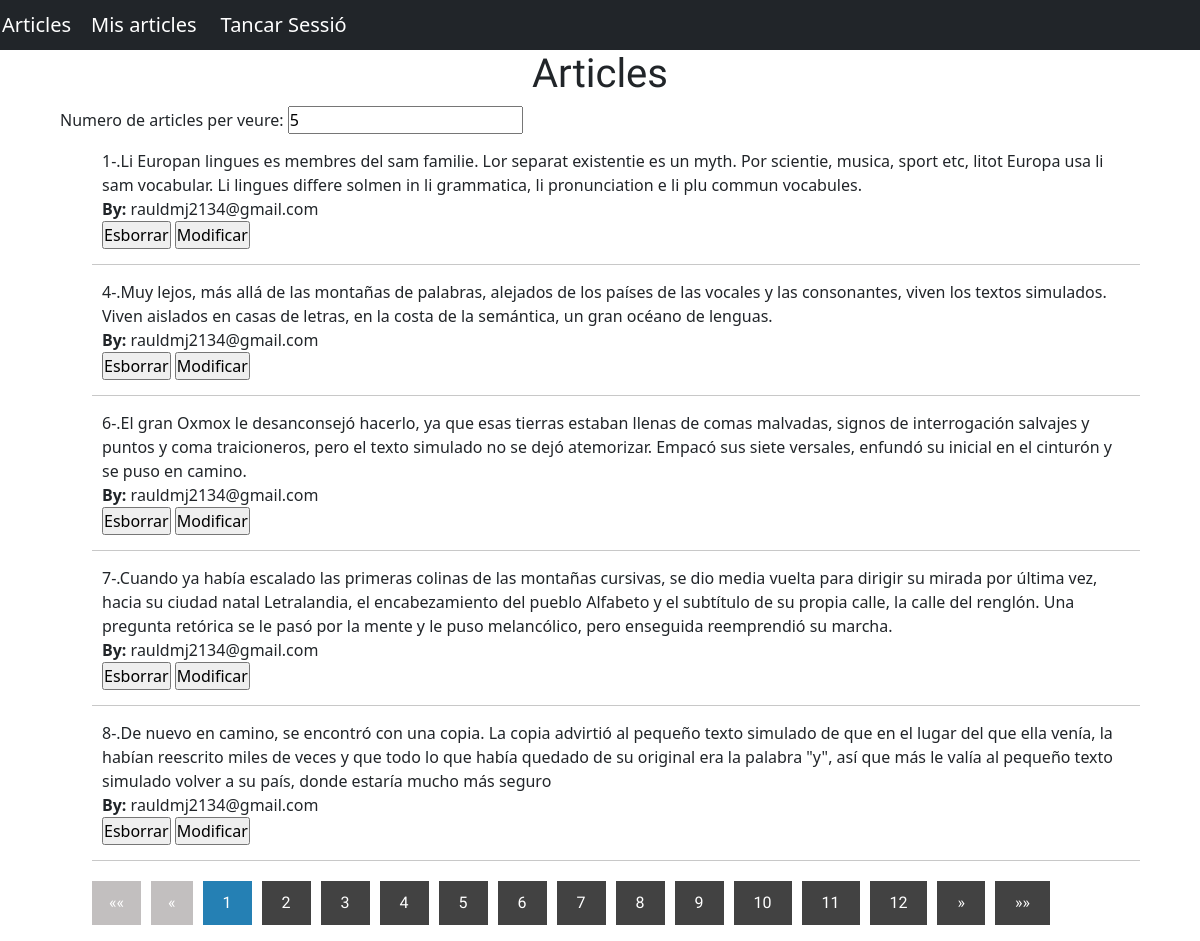
Page /model/articles.php?page=1&article=5 (signed in) on the committed database.
### tables this page shows
CREATE TABLE `articles` (
  `id` int(11) NOT NULL,
  `article` text NOT NULL,
  `autor` varchar(50) NOT NULL
);

### controlador/controlador.php (called while the page is built, shortened)
<?php
function conDB(){
    $con= new PDO('mysql:host=localhost;dbname=pt05_raul_de_mingo', 'root', '');
    return $con;
}
function numPagina(){
    $con = conDB();
    $stt= $con->prepare('SELECT * FROM articles');
    $stt->execute();
    $articles = $stt->fetchAll();
    $totalArticles= count($articles);
    $numArtPag=5;
    if(isset($_GET["article"])){
        $numArtPag=intval($_GET["article"]);
    }
    return ceil($totalArticles/$numArtPag);
}
?>

### model/articles.php (the view, shortened to what this page needs)
<?php
include_once "../controlador/controlador.php";
function mostrar(){
    if(isset($_SESSION["email"]))$email=$_SESSION["email"];
    else $email="";
    if(!isset($_GET["article"])){
        $numArtPag=5;
        $numId=0;
    }else{
        $numArtPag=intval($_GET["article"]);
        $numId=(intval($_GET["page"])-1)*intval($numArtPag);
    }
    $articles=[];
    try{
        $con = conDB();
        $stt= $con->prepare('SELECT * FROM articles WHERE id>:id AND autor=:email');
        $stt->execute([":id"=>$numId,":email"=>$email]);
        $articles = $stt->fetchAll();
    }catch(PDOException $e){
        echo $e;
    }
    $lista="";
    $i=0;
    foreach($articles as $article){
        if($i<$numArtPag && $article["autor"]==$email) {
            $lista .="<form action='../controlador/DUBD.php' method='post'><li>".$article["id"]."-.".$article["article"]." <br><strong>By:</strong> ".$article["autor"]."
            <br><input type='submit' class='button' name='esborrar' value='Esborrar' />  <input type='submit' class='button' name='modificar' value='Modificar' /><input type='hidden' name='id' value=".$article["id"].">
            </li></form>" ;
        }else break;
        $i++;
    }
    echo $lista;
}
function mostrarNumPag(){
    if(!isset($_GET["page"])){
        $numPagActual=1;
        $numArticles=5;
    }else{
        $numPagActual=intval($_GET["page"]);
        $numArticles=intval($_GET["article"]);
    }
    $text="";
    if($numPagActual==1){
        $text.='<li class="disabled">&laquo;&laquo;</li>';
        $text.='<li class="disabled">&laquo;</li>';
    }elseif($numPagActual!=1){
        $text.='<li class="enabled"><a href="../model/articles.php?page=1&article='.$_GET["article"].'">&laquo;&laquo;</a></li>';
        $text.='<li class="enabled"><a href="../model/articles.php?page='.($numPagActual-1).'&article='.$numArticles.'">&laquo;</a></li>';
    }
    for($i=1;$i<numPagina()+1;$i++){
        if($numPagActual==$i){
            $text.='<li class="active"><a href="../model/articles.php?page='.$i.'&article='.$numArticles.'">'.$i.'</a></li>';
        }else $text.='<li><a href="../model/articles.php?page='.$i.'&article='.$numArticles.'">'.$i.'</a></li>';
    }
    if($numPagActual==numPagina()){
        $text.='<li class="disabled">&raquo;</li>';
        $text.='<li class="disabled">&raquo;&raquo;</li>';
    }else {
        $text.='<li class="enabled"><a href="../model/articles.php?page='.($numPagActual+1).'&article='.$numArticles.'">&raquo;</a></li>';
        $text.='<li class="enabled"><a href="../model/articles.php?page='.numPagina().'&article='.$numArticles.'">&raquo;&raquo;</a></li>';
    }
    echo $text;
}
require '../vista/index.vista.php';
?>

### vista/index.vista.php (shortened to what this page needs)
<!DOCTYPE html>
<html lang="en">
<head>
	<link rel="stylesheet" href="../estils.css">
	<link href="https://cdn.jsdelivr.net/npm/bootstrap@5.3.2/dist/css/bootstrap.min.css" rel="stylesheet">
</head>
<body>
	<nav class="navbar navbar-expand-lg navbar-dark bg-dark">
		<div class="navBar"><a class="navbar-brand" href="../model/index.php?page=1&article=5">Articles</a></div>
		<div class="navBar"><a class="navbar-brand" href="../model/articles.php?page=1&article=5">Mis articles</a></div>
		<?php
			if(!isset($_SESSION['loggedin'])):
		?>
		<div class="login">
			<div class="navBar"><a class="navbar-brand" href="../model/login.php">Login</a></div>
			<div class="navBar"><a class="navbar-brand" href="../model/register.php">Register</a></div>
		</div>
		<?php
			else:
		?>
		<div class="navBar"><a class="navbar-brand" href="../model/tancarSessio.php">Tancar Sessió</a></div>
		<?php
			endif;
		?>
	</nav>
	<div class="contenidor">
		<h1>Articles</h1>
		<label>Numero de articles per veure: <input id="numArticle" type="numeric" value="5" name="numArticles" onkeydown="canviarNumArt()"></label>
		<section class="articles">
			<ul>
				<?php
					mostrar();
				?>
			</ul>
		</section>
		<section class="paginacio">
			<ul>
				<?php
					mostrarNumPag();
				?>
			</ul>
		</section>
	</div>
</body>
</html>

### estils.css (style rules this page uses)
* { margin: 0; padding: 0; -webkit-box-sizing: border-box; -moz-box-sizing: border-box; box-sizing: border-box; }
body { background: #e9e9e9; color: #2e2e2e; font-family: 'Open Sans Condensed', sans-serif; }
.contenidor { width: 90%; max-width: 1500px; margin: auto; }
h1 { margin: 20px 0; text-align: center; font-family: 'Open Sans Condensed', sans-serif; color: #1b4a81; font-weight: black; }
.contenidor .articles { margin-bottom: 20px; }
.contenidor .articles ul { list-style: none; }
.contenidor .articles ul li { padding:15px 10px; border-bottom: 1px solid #c8c8c8; }
.paginacio ul { list-style: none; }
.paginacio ul li { display: inline-block; margin-right: 10px; }
.paginacio ul .active a { background: #2580b4; }
.paginacio ul .disabled { background: #c2bfbf; display: inline-block; font-family: 'Open Sans Condensed', sans-serif; padding: 10px 17px; cursor:not-allowed; color:#fff; text-decoration: none; }
.paginacio ul li a { display: inline-block; font-family: 'Open Sans Condensed', sans-serif; padding: 10px 20px; background: #424242; color:#fff; text-decoration: none; }
ul { list-style-type: none; margin: 0; padding: 0; }
nav { display:flex; }
.navBar { margin:2px; }

### rows in the picture
articles: id "1", article "Li Europan lingues es membres del sam familie. Lor separat existentie es un myth. Por scientie, musica, sport etc, litot Europa usa li sam vocabular. Li lingues differe solmen in li grammatica, li pronunciation e li plu commun vocabules.", autor "rauldmj2134@gmail.com"
articles: id "4", article "Muy lejos, más allá de las montañas de palabras, alejados de los países de las vocales y las consonantes, viven los textos simulados. Viven aislados en casas de letras, en la costa de la semántica, un gran océano de lenguas.", autor "rauldmj2134@gmail.com"
articles: id "6", article "El gran Oxmox le desanconsejó hacerlo, ya que esas tierras estaban llenas de comas malvadas, signos de interrogación salvajes y puntos y coma traicioneros, pero el texto simulado no se dejó atemorizar. Empacó sus siete versales, enfundó su inicial en el cinturón y se puso en camino.", autor "rauldmj2134@gmail.com"
articles: id "7", article "Cuando ya había escalado las primeras colinas de las montañas cursivas, se dio media vuelta para dirigir su mirada por última vez, hacia su ciudad natal Letralandia, el encabezamiento del pueblo Alfabeto y el subtítulo de su propia calle, la calle del renglón. Una pregunta retórica se le pasó por la mente y le puso melancólico, pero enseguida reemprendió su marcha.", autor "rauldmj2134@gmail.com"
articles: id "8", article "De nuevo en camino, se encontró con una copia. La copia advirtió al pequeño texto simulado de que en el lugar del que ella venía, la habían reescrito miles de veces y que todo lo que había quedado de su original era la palabra \"y\", así que más le valía al pequeño texto simulado volver a su país, donde estaría mucho más seguro", autor "rauldmj2134@gmail.com"
